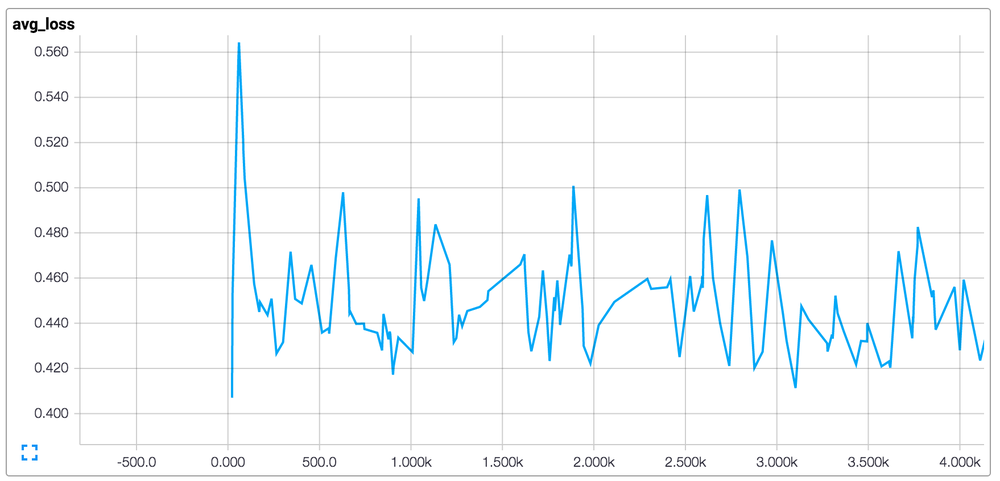
#> input picture tinycloud/colorize/20151225-1-first-good/loss.tiff, 1000 x 481 px, shrunk from 1758 x 846 before the run
$ python learn.py tinycloud/colorize/20151225-1-first-good/loss.tiff tinycloud/colorize/20151225-1-first-good/loss.tiff   (Python 2 division)
#> lines starting #> are read from the running program, lines starting #| are printed output that depends on the picture
import sys
import random
from PIL import Image

# [9 lines left out: function get_mean, not called in this run]

def get_random(pixels):
    index = int(random.random() * len(pixels))
    return pixels[index]

# [49 lines left out: functions get_median, get_mode, not called in this run]

if len(sys.argv) < 3:
    print "Usage: python learn.py <training_file> <test_file>"
    sys.exit(1)

# Open image
try:
    image = Image.open(sys.argv[1])
#> image is the input picture: PIL image 1000x481 RGBA; mean R, G, B, A 245.4, 249.3, 251.3, 255
    image2 = Image.open(sys.argv[2])
except:
    print "Unable to open the specified file"
    sys.exit(1)

# Learn
data = {}
for p in image.getdata():
    av = (p[0] + p[1] + p[2]) / 3
    if not av in data:
        data[av] = [(p[0], p[1], p[2])]
    else:
        data[av].append((p[0], p[1], p[2]))
#> after the loop, data = 250 items

# Predict
pixels = []
for p in image2.getdata():
    if p[0] in data:
        # [4 lines of commented-out code are left out]
        pixels.append(get_random(data[p[0]]))
    else:
        val = p[0]
        diff = 0
        while True:
            if val == 0:
                pixels.append((0, 0, 0))
                break
            else:
                val -= 1
            if val in data:
                # [4 lines of commented-out code are left out]
                pixels.append(get_random(data[val]))
                break
#> this loop made 481000 passes
#> after the loop, pixels = 481000 items
image2.putdata(pixels)
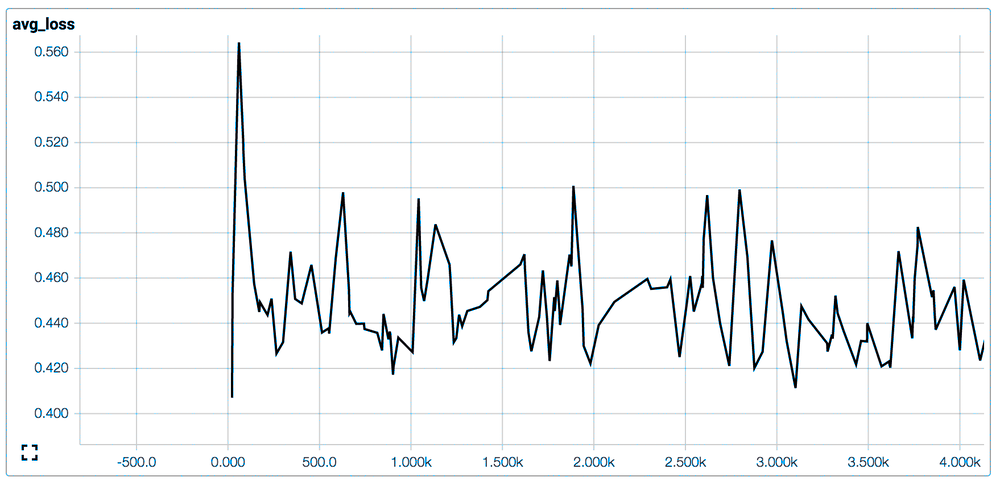
#> image2: PIL image 1000x481 RGBA; mean R, G, B, A 244.2, 245.7, 246.5, 255

file_name = "col_"+sys.argv[2]
image2.save(file_name)
